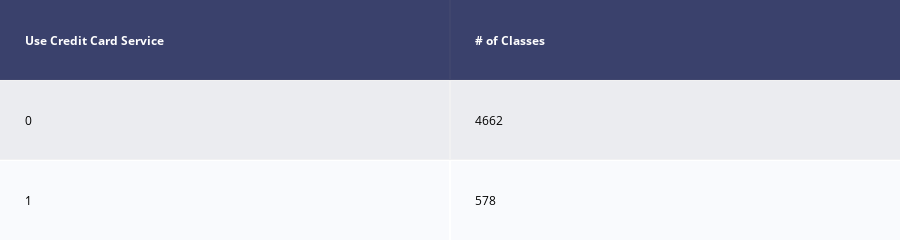

The cell this chart's notebook holds for it:
### Code cell
%matplotlib inline
pd.plotting.register_matplotlib_converters()
pd.options.display.float_format = '{:.4f}'.format
rcParams.update({'figure.autolayout': True, 'figure.figsize':(12,8),'axes.titlesize':14})
draw_col_shape(df_prediction,var_to_predict)

### Figure 1 — Plotly figure (JSON) as saved in the notebook; plotly's stock layout.template omitted (floating-point values rounded to 4 significant figures)
{"data": [{"colorscale": [[0, "#00083e"], [0.5, "#ededee"], [1, "#ffffff"]], "hoverinfo": "none", "opacity": 0.75, "showscale": false, "type": "heatmap", "z": [[0, 0], [0.5, 0.5], [1, 1]]}], "layout": {"annotations": [{"align": "left", "font": {"color": "#ffffff"}, "showarrow": false, "text": "<b>Use Credit Card Service</b>", "x": -0.45, "xanchor": "left", "xref": "x", "y": 0, "yref": "y"}, {"align": "left", "font": {"color": "#ffffff"}, "showarrow": false, "text": "<b># of Classes</b>", "x": 0.55, "xanchor": "left", "xref": "x", "y": 0, "yref": "y"}, {"align": "left", "font": {"color": "#000000"}, "showarrow": false, "text": "0", "x": -0.45, "xanchor": "left", "xref": "x", "y": 1, "yref": "y"}, {"align": "left", "font": {"color": "#000000"}, "showarrow": false, "text": "4662", "x": 0.55, "xanchor": "left", "xref": "x", "y": 1, "yref": "y"}, {"align": "left", "font": {"color": "#000000"}, "showarrow": false, "text": "1", "x": -0.45, "xanchor": "left", "xref": "x", "y": 2, "yref": "y"}, {"align": "left", "font": {"color": "#000000"}, "showarrow": false, "text": "578", "x": 0.55, "xanchor": "left", "xref": "x", "y": 2, "yref": "y"}], "height": 140, "margin": {"b": 0, "l": 0, "r": 0, "t": 0}, "xaxis": {"dtick": 1, "gridwidth": 2, "showticklabels": false, "tick0": -0.5, "ticks": "", "zeroline": false}, "yaxis": {"autorange": "reversed", "dtick": 1, "gridwidth": 2, "showticklabels": false, "tick0": 0.5, "ticks": "", "zeroline": false}}}
